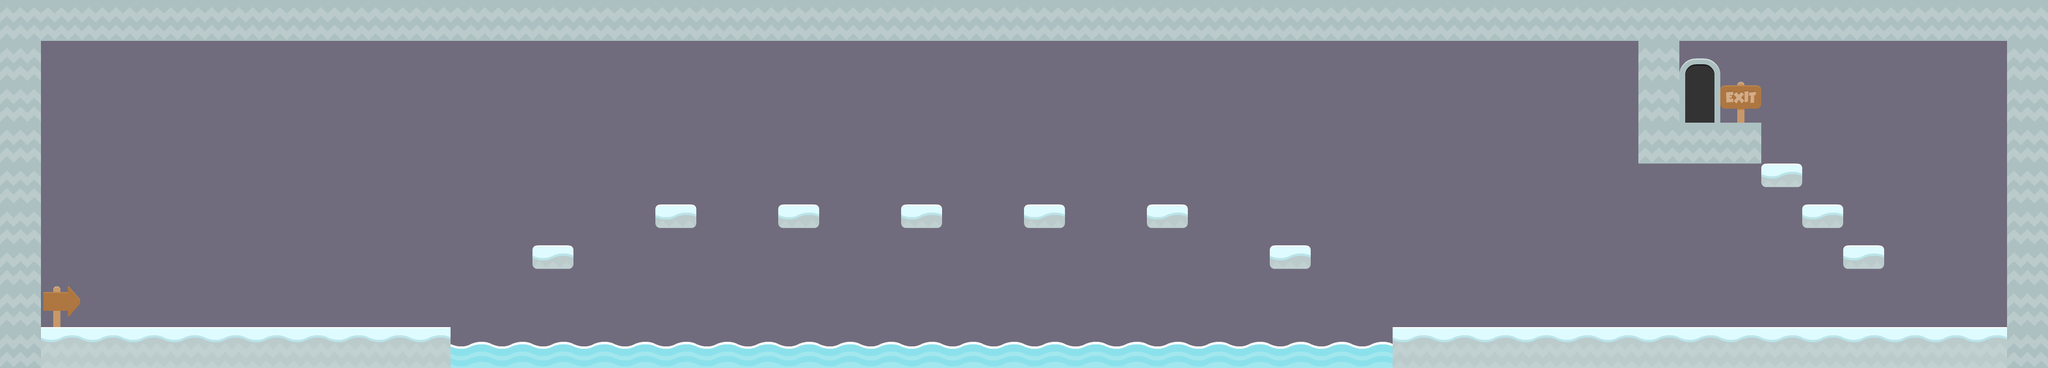

This is a level from a 2D game, rendered from its Tiled map with the project's own tilesets. A one-line summary and the map file follow, with tile-layer data summarised:
An orthogonal 50x9 tile map with 70x70 px tiles, 2 tile layers (collision, background), 3 tilesets and 1 object (levelTrigger).

<map version="1.0" orientation="orthogonal" width="50" height="9" tilewidth="70" tileheight="70" backgroundcolor="#706c7d">
 <tileset firstgid="1" name="background-tiles" tilewidth="70" tileheight="70">
  <image source="../img/background-tiles.png" width="910" height="910" />
 </tileset>
 <tileset firstgid="170" name="meta-tiles" tilewidth="70" tileheight="70">
  <image source="../img/meta-tiles.png" width="350" height="70" />
  <tile id="1">
   <properties>
    <property name="type" value="lslope" />
   </properties>
  </tile>
  <tile id="2">
   <properties>
    <property name="type" value="platform" />
   </properties>
  </tile>
  <tile id="3">
   <properties>
    <property name="type" value="rslope" />
   </properties>
  </tile>
  <tile id="4">
   <properties>
    <property name="type" value="solid" />
   </properties>
  </tile>
 </tileset>
 <tileset firstgid="175" name="item-spritesheet" tilewidth="70" tileheight="70">
  <image source="../img/item-spritesheet.png" width="560" height="560" />
 </tileset>
 <layer name="collision" width="50" height="9" opacity="0">
  <data>[450 cells, 106 non-empty, 2 distinct tile ids]</data>
 </layer>
 <layer name="background" width="50" height="9">
  <data>[450 cells, 133 non-empty, 8 distinct tile ids]</data>
 </layer>
 <objectgroup name="trigger-entites" width="50" height="9">
  <object name="levelTrigger" x="2870" y="70" width="70" height="140">
   <properties>
    <property name="level" value="level02" />
    <property name="xSpawn" value="200" />
    <property name="ySpawn" value="50" />
   </properties>
  </object>
 </objectgroup>
</map>
